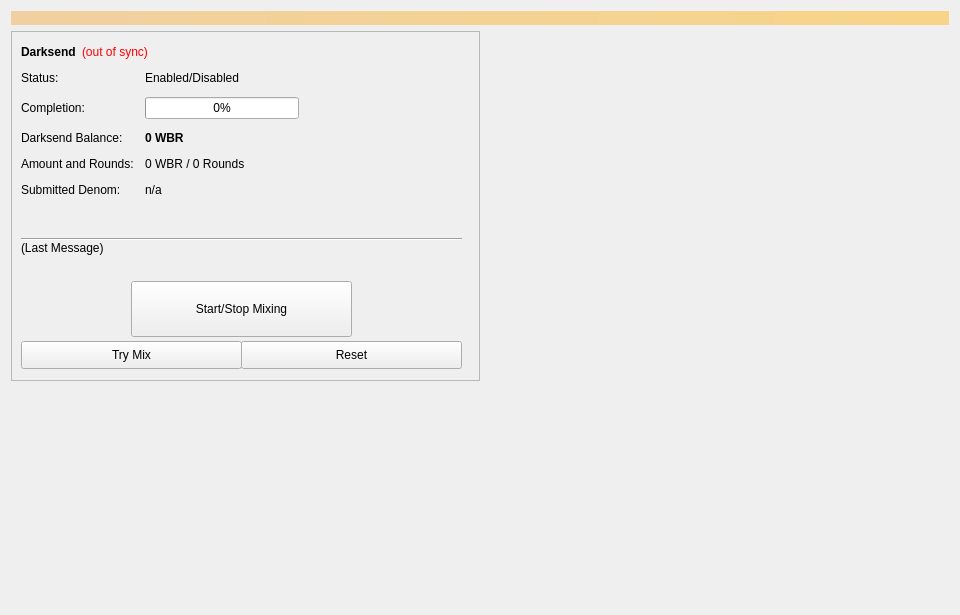
<?xml version="1.0" encoding="UTF-8"?>
<ui version="4.0">
 <class>Coinmix</class>
 <widget class="QWidget" name="Coinmix">
  <property name="geometry">
   <rect>
    <x>0</x>
    <y>0</y>
    <width>960</width>
    <height>615</height>
   </rect>
  </property>
  <property name="minimumSize">
   <size>
    <width>960</width>
    <height>0</height>
   </size>
  </property>
  <property name="windowTitle">
   <string>Form</string>
  </property>
  <layout class="QVBoxLayout" name="topLayout">
   <item>
    <widget class="QLabel" name="labelAlerts">
     <property name="visible">
      <bool>false</bool>
     </property>
     <property name="styleSheet">
      <string notr="true">background-color: qlineargradient(x1: 0, y1: 0, x2: 1, y2: 0, stop:0 #F0D0A0, stop:1 #F8D488); color:#000000;</string>
     </property>
     <property name="wordWrap">
      <bool>true</bool>
     </property>
     <property name="margin">
      <number>3</number>
     </property>
    </widget>
   </item>
   <item>
    <layout class="QHBoxLayout" name="horizontalLayout" stretch="1,1">
     <item>
      <layout class="QVBoxLayout" name="verticalLayout_2">
       <item>
        <widget class="QFrame" name="frameDarksend">
         <property name="minimumSize">
          <size>
           <width>0</width>
           <height>350</height>
          </size>
         </property>
         <property name="layoutDirection">
          <enum>Qt::LeftToRight</enum>
         </property>
         <property name="frameShape">
          <enum>QFrame::StyledPanel</enum>
         </property>
         <property name="frameShadow">
          <enum>QFrame::Raised</enum>
         </property>
         <widget class="QWidget" name="formLayoutWidget">
          <property name="geometry">
           <rect>
            <x>10</x>
            <y>40</y>
            <width>451</width>
            <height>161</height>
           </rect>
          </property>
          <layout class="QFormLayout" name="formLayout">
           <property name="fieldGrowthPolicy">
            <enum>QFormLayout::AllNonFixedFieldsGrow</enum>
           </property>
           <property name="horizontalSpacing">
            <number>11</number>
           </property>
           <property name="verticalSpacing">
            <number>12</number>
           </property>
           <item row="0" column="0">
            <widget class="QLabel" name="label_6">
             <property name="text">
              <string>Status:</string>
             </property>
            </widget>
           </item>
           <item row="1" column="0">
            <widget class="QLabel" name="label_7">
             <property name="text">
              <string>Completion:</string>
             </property>
            </widget>
           </item>
           <item row="1" column="1">
            <widget class="QProgressBar" name="DarksendProgress">
             <property name="maximumSize">
              <size>
               <width>154</width>
               <height>16777215</height>
              </size>
             </property>
             <property name="value">
              <number>0</number>
             </property>
            </widget>
           </item>
           <item row="2" column="0">
            <widget class="QLabel" name="labelAnonymizedText">
             <property name="text">
              <string>Darksend Balance:</string>
             </property>
            </widget>
           </item>
           <item row="2" column="1">
            <widget class="QLabel" name="labelAnonymized">
             <property name="font">
              <font>
               <weight>75</weight>
               <bold>true</bold>
              </font>
             </property>
             <property name="text">
              <string notr="true">0 WBR</string>
             </property>
            </widget>
           </item>
           <item row="3" column="0">
            <widget class="QLabel" name="label_8">
             <property name="text">
              <string>Amount and Rounds:</string>
             </property>
            </widget>
           </item>
           <item row="3" column="1">
            <widget class="QLabel" name="labelAmountRounds">
             <property name="text">
              <string>0 WBR / 0 Rounds</string>
             </property>
            </widget>
           </item>
           <item row="4" column="0">
            <widget class="QLabel" name="label_9">
             <property name="text">
              <string>Submitted Denom:</string>
             </property>
            </widget>
           </item>
           <item row="4" column="1">
            <widget class="QLabel" name="labelSubmittedDenom">
             <property name="toolTip">
              <string>The denominations you submitted to the Masternode.&lt;br&gt;To mix, other users must submit the exact same denominations.</string>
             </property>
             <property name="text">
              <string>n/a</string>
             </property>
            </widget>
           </item>
           <item row="0" column="1">
            <widget class="QLabel" name="DarksendEnabled">
             <property name="text">
              <string>Enabled/Disabled</string>
             </property>
            </widget>
           </item>
          </layout>
         </widget>
         <widget class="QPushButton" name="runAutoDenom">
          <property name="geometry">
           <rect>
            <x>251</x>
            <y>17</y>
            <width>1</width>
            <height>1</height>
           </rect>
          </property>
          <property name="palette">
           <palette>
            <active>
             <colorrole role="WindowText">
              <brush brushstyle="SolidPattern">
               <color alpha="255">
                <red>0</red>
                <green>0</green>
                <blue>0</blue>
               </color>
              </brush>
             </colorrole>
             <colorrole role="Button">
              <brush brushstyle="SolidPattern">
               <color alpha="255">
                <red>239</red>
                <green>238</green>
                <blue>238</blue>
               </color>
              </brush>
             </colorrole>
             <colorrole role="Light">
              <brush brushstyle="SolidPattern">
               <color alpha="255">
                <red>255</red>
                <green>255</green>
                <blue>255</blue>
               </color>
              </brush>
             </colorrole>
             <colorrole role="Midlight">
              <brush brushstyle="SolidPattern">
               <color alpha="255">
                <red>247</red>
                <green>246</green>
                <blue>246</blue>
               </color>
              </brush>
             </colorrole>
             <colorrole role="Dark">
              <brush brushstyle="SolidPattern">
               <color alpha="255">
                <red>119</red>
                <green>119</green>
                <blue>119</blue>
               </color>
              </brush>
             </colorrole>
             <colorrole role="Mid">
              <brush brushstyle="SolidPattern">
               <color alpha="255">
                <red>159</red>
                <green>159</green>
                <blue>159</blue>
               </color>
              </brush>
             </colorrole>
             <colorrole role="Text">
              <brush brushstyle="SolidPattern">
               <color alpha="255">
                <red>0</red>
                <green>0</green>
                <blue>0</blue>
               </color>
              </brush>
             </colorrole>
             <colorrole role="BrightText">
              <brush brushstyle="SolidPattern">
               <color alpha="255">
                <red>255</red>
                <green>255</green>
                <blue>255</blue>
               </color>
              </brush>
             </colorrole>
             <colorrole role="ButtonText">
              <brush brushstyle="SolidPattern">
               <color alpha="255">
                <red>0</red>
                <green>0</green>
                <blue>0</blue>
               </color>
              </brush>
             </colorrole>
             <colorrole role="Base">
              <brush brushstyle="SolidPattern">
               <color alpha="255">
                <red>255</red>
                <green>255</green>
                <blue>255</blue>
               </color>
              </brush>
             </colorrole>
             <colorrole role="Window">
              <brush brushstyle="SolidPattern">
               <color alpha="255">
                <red>239</red>
                <green>238</green>
                <blue>238</blue>
               </color>
              </brush>
             </colorrole>
             <colorrole role="Shadow">
              <brush brushstyle="SolidPattern">
               <color alpha="255">
                <red>0</red>
                <green>0</green>
                <blue>0</blue>
               </color>
              </brush>
             </colorrole>
             <colorrole role="AlternateBase">
              <brush brushstyle="SolidPattern">
               <color alpha="255">
                <red>247</red>
                <green>246</green>
                <blue>246</blue>
               </color>
              </brush>
             </colorrole>
             <colorrole role="ToolTipBase">
              <brush brushstyle="SolidPattern">
               <color alpha="255">
                <red>255</red>
                <green>255</green>
                <blue>220</blue>
               </color>
              </brush>
             </colorrole>
             <colorrole role="ToolTipText">
              <brush brushstyle="SolidPattern">
               <color alpha="255">
                <red>0</red>
                <green>0</green>
                <blue>0</blue>
               </color>
              </brush>
             </colorrole>
            </active>
            <inactive>
             <colorrole role="WindowText">
              <brush brushstyle="SolidPattern">
               <color alpha="255">
                <red>0</red>
                <green>0</green>
                <blue>0</blue>
               </color>
              </brush>
             </colorrole>
             <colorrole role="Button">
              <brush brushstyle="SolidPattern">
               <color alpha="255">
                <red>239</red>
                <green>238</green>
                <blue>238</blue>
               </color>
              </brush>
             </colorrole>
             <colorrole role="Light">
              <brush brushstyle="SolidPattern">
               <color alpha="255">
                <red>255</red>
                <green>255</green>
                <blue>255</blue>
               </color>
              </brush>
             </colorrole>
             <colorrole role="Midlight">
              <brush brushstyle="SolidPattern">
               <color alpha="255">
                <red>247</red>
                <green>246</green>
                <blue>246</blue>
               </color>
              </brush>
             </colorrole>
             <colorrole role="Dark">
              <brush brushstyle="SolidPattern">
               <color alpha="255">
                <red>119</red>
                <green>119</green>
                <blue>119</blue>
               </color>
              </brush>
             </colorrole>
             <colorrole role="Mid">
              <brush brushstyle="SolidPattern">
               <color alpha="255">
                <red>159</red>
                <green>159</green>
                <blue>159</blue>
               </color>
              </brush>
             </colorrole>
             <colorrole role="Text">
              <brush brushstyle="SolidPattern">
               <color alpha="255">
                <red>0</red>
                <green>0</green>
                <blue>0</blue>
               </color>
              </brush>
             </colorrole>
             <colorrole role="BrightText">
              <brush brushstyle="SolidPattern">
               <color alpha="255">
                <red>255</red>
                <green>255</green>
                <blue>255</blue>
               </color>
              </brush>
             </colorrole>
             <colorrole role="ButtonText">
              <brush brushstyle="SolidPattern">
               <color alpha="255">
                <red>0</red>
                <green>0</green>
                <blue>0</blue>
               </color>
              </brush>
             </colorrole>
             <colorrole role="Base">
              <brush brushstyle="SolidPattern">
               <color alpha="255">
                <red>255</red>
                <green>255</green>
                <blue>255</blue>
               </color>
              </brush>
             </colorrole>
             <colorrole role="Window">
              <brush brushstyle="SolidPattern">
               <color alpha="255">
                <red>239</red>
                <green>238</green>
                <blue>238</blue>
               </color>
              </brush>
             </colorrole>
             <colorrole role="Shadow">
              <brush brushstyle="SolidPattern">
               <color alpha="255">
                <red>0</red>
                <green>0</green>
                <blue>0</blue>
               </color>
              </brush>
             </colorrole>
             <colorrole role="AlternateBase">
              <brush brushstyle="SolidPattern">
               <color alpha="255">
                <red>247</red>
                <green>246</green>
                <blue>246</blue>
               </color>
              </brush>
             </colorrole>
             <colorrole role="ToolTipBase">
              <brush brushstyle="SolidPattern">
               <color alpha="255">
                <red>255</red>
                <green>255</green>
                <blue>220</blue>
               </color>
              </brush>
             </colorrole>
             <colorrole role="ToolTipText">
              <brush brushstyle="SolidPattern">
               <color alpha="255">
                <red>0</red>
                <green>0</green>
                <blue>0</blue>
               </color>
              </brush>
             </colorrole>
            </inactive>
            <disabled>
             <colorrole role="WindowText">
              <brush brushstyle="SolidPattern">
               <color alpha="255">
                <red>119</red>
                <green>119</green>
                <blue>119</blue>
               </color>
              </brush>
             </colorrole>
             <colorrole role="Button">
              <brush brushstyle="SolidPattern">
               <color alpha="255">
                <red>239</red>
                <green>238</green>
                <blue>238</blue>
               </color>
              </brush>
             </colorrole>
             <colorrole role="Light">
              <brush brushstyle="SolidPattern">
               <color alpha="255">
                <red>255</red>
                <green>255</green>
                <blue>255</blue>
               </color>
              </brush>
             </colorrole>
             <colorrole role="Midlight">
              <brush brushstyle="SolidPattern">
               <color alpha="255">
                <red>247</red>
                <green>246</green>
                <blue>246</blue>
               </color>
              </brush>
             </colorrole>
             <colorrole role="Dark">
              <brush brushstyle="SolidPattern">
               <color alpha="255">
                <red>119</red>
                <green>119</green>
                <blue>119</blue>
               </color>
              </brush>
             </colorrole>
             <colorrole role="Mid">
              <brush brushstyle="SolidPattern">
               <color alpha="255">
                <red>159</red>
                <green>159</green>
                <blue>159</blue>
               </color>
              </brush>
             </colorrole>
             <colorrole role="Text">
              <brush brushstyle="SolidPattern">
               <color alpha="255">
                <red>119</red>
                <green>119</green>
                <blue>119</blue>
               </color>
              </brush>
             </colorrole>
             <colorrole role="BrightText">
              <brush brushstyle="SolidPattern">
               <color alpha="255">
                <red>255</red>
                <green>255</green>
                <blue>255</blue>
               </color>
              </brush>
             </colorrole>
             <colorrole role="ButtonText">
              <brush brushstyle="SolidPattern">
               <color alpha="255">
                <red>119</red>
                <green>119</green>
                <blue>119</blue>
               </color>
              </brush>
             </colorrole>
             <colorrole role="Base">
              <brush brushstyle="SolidPattern">
               <color alpha="255">
                <red>239</red>
                <green>238</green>
                <blue>238</blue>
               </color>
              </brush>
             </colorrole>
             <colorrole role="Window">
              <brush brushstyle="SolidPattern">
               <color alpha="255">
                <red>239</red>
                <green>238</green>
                <blue>238</blue>
               </color>
              </brush>
             </colorrole>
             <colorrole role="Shadow">
              <brush brushstyle="SolidPattern">
               <color alpha="255">
                <red>0</red>
                <green>0</green>
                <blue>0</blue>
               </color>
              </brush>
             </colorrole>
             <colorrole role="AlternateBase">
              <brush brushstyle="SolidPattern">
               <color alpha="255">
                <red>239</red>
                <green>238</green>
                <blue>238</blue>
               </color>
              </brush>
             </colorrole>
             <colorrole role="ToolTipBase">
              <brush brushstyle="SolidPattern">
               <color alpha="255">
                <red>255</red>
                <green>255</green>
                <blue>220</blue>
               </color>
              </brush>
             </colorrole>
             <colorrole role="ToolTipText">
              <brush brushstyle="SolidPattern">
               <color alpha="255">
                <red>0</red>
                <green>0</green>
                <blue>0</blue>
               </color>
              </brush>
             </colorrole>
            </disabled>
           </palette>
          </property>
          <property name="focusPolicy">
           <enum>Qt::NoFocus</enum>
          </property>
          <property name="autoFillBackground">
           <bool>true</bool>
          </property>
          <property name="text">
           <string/>
          </property>
          <property name="flat">
           <bool>true</bool>
          </property>
         </widget>
         <widget class="QPushButton" name="toggleDarksend">
          <property name="geometry">
           <rect>
            <x>120</x>
            <y>250</y>
            <width>221</width>
            <height>56</height>
           </rect>
          </property>
          <property name="sizePolicy">
           <sizepolicy hsizetype="MinimumExpanding" vsizetype="Fixed">
            <horstretch>0</horstretch>
            <verstretch>0</verstretch>
           </sizepolicy>
          </property>
          <property name="text">
           <string>Start/Stop Mixing</string>
          </property>
         </widget>
         <widget class="Line" name="lineLastMessage">
          <property name="geometry">
           <rect>
            <x>10</x>
            <y>200</y>
            <width>441</width>
            <height>16</height>
           </rect>
          </property>
          <property name="orientation">
           <enum>Qt::Horizontal</enum>
          </property>
         </widget>
         <widget class="QLabel" name="DarksendStatus">
          <property name="geometry">
           <rect>
            <x>10</x>
            <y>210</y>
            <width>451</width>
            <height>43</height>
           </rect>
          </property>
          <property name="minimumSize">
           <size>
            <width>288</width>
            <height>43</height>
           </size>
          </property>
          <property name="text">
           <string>(Last Message)</string>
          </property>
          <property name="alignment">
           <set>Qt::AlignLeading|Qt::AlignLeft|Qt::AlignTop</set>
          </property>
          <property name="wordWrap">
           <bool>true</bool>
          </property>
         </widget>
         <widget class="QPushButton" name="DarksendAuto">
          <property name="geometry">
           <rect>
            <x>10</x>
            <y>310</y>
            <width>221</width>
            <height>28</height>
           </rect>
          </property>
          <property name="sizePolicy">
           <sizepolicy hsizetype="MinimumExpanding" vsizetype="Fixed">
            <horstretch>0</horstretch>
            <verstretch>0</verstretch>
           </sizepolicy>
          </property>
          <property name="toolTip">
           <string>Try to manually submit a Darksend request.</string>
          </property>
          <property name="text">
           <string>Try Mix</string>
          </property>
         </widget>
         <widget class="QPushButton" name="DarksendReset">
          <property name="geometry">
           <rect>
            <x>230</x>
            <y>310</y>
            <width>221</width>
            <height>28</height>
           </rect>
          </property>
          <property name="sizePolicy">
           <sizepolicy hsizetype="MinimumExpanding" vsizetype="Fixed">
            <horstretch>0</horstretch>
            <verstretch>0</verstretch>
           </sizepolicy>
          </property>
          <property name="toolTip">
           <string>Reset the current status of Darksend (can interrupt Darksend if it's in the process of Mixing, which can cost you money!)</string>
          </property>
          <property name="autoFillBackground">
           <bool>false</bool>
          </property>
          <property name="text">
           <string>Reset</string>
          </property>
         </widget>
         <widget class="QWidget" name="layoutWidget">
          <property name="geometry">
           <rect>
            <x>10</x>
            <y>10</y>
            <width>431</width>
            <height>22</height>
           </rect>
          </property>
          <layout class="QHBoxLayout" name="horizontalLayout_5">
           <item>
            <widget class="QLabel" name="label_2">
             <property name="font">
              <font>
               <weight>75</weight>
               <bold>true</bold>
              </font>
             </property>
             <property name="text">
              <string>Darksend</string>
             </property>
            </widget>
           </item>
           <item>
            <widget class="QLabel" name="labelDarksendSyncStatus">
             <property name="toolTip">
              <string>The displayed information may be out of date. Your wallet automatically synchronizes with the WBR network after a connection is established, but this process has not completed yet.</string>
             </property>
             <property name="styleSheet">
              <string notr="true">QLabel { color: red; }</string>
             </property>
             <property name="text">
              <string notr="true">(out of sync)</string>
             </property>
             <property name="alignment">
              <set>Qt::AlignLeading|Qt::AlignLeft|Qt::AlignVCenter</set>
             </property>
            </widget>
           </item>
           <item>
            <spacer name="horizontalSpacer_4">
             <property name="orientation">
              <enum>Qt::Horizontal</enum>
             </property>
             <property name="sizeHint" stdset="0">
              <size>
               <width>40</width>
               <height>20</height>
              </size>
             </property>
            </spacer>
           </item>
          </layout>
         </widget>
        </widget>
       </item>
       <item>
        <spacer name="verticalSpacer">
         <property name="orientation">
          <enum>Qt::Vertical</enum>
         </property>
         <property name="sizeHint" stdset="0">
          <size>
           <width>20</width>
           <height>40</height>
          </size>
         </property>
        </spacer>
       </item>
      </layout>
     </item>
     <item>
      <layout class="QVBoxLayout" name="verticalLayout_3">
       <item>
        <spacer name="verticalSpacer_2">
         <property name="orientation">
          <enum>Qt::Vertical</enum>
         </property>
         <property name="sizeType">
          <enum>QSizePolicy::Expanding</enum>
         </property>
         <property name="sizeHint" stdset="0">
          <size>
           <width>20</width>
           <height>40</height>
          </size>
         </property>
        </spacer>
       </item>
      </layout>
     </item>
    </layout>
   </item>
  </layout>
 </widget>
 <resources/>
 <connections/>
</ui>
